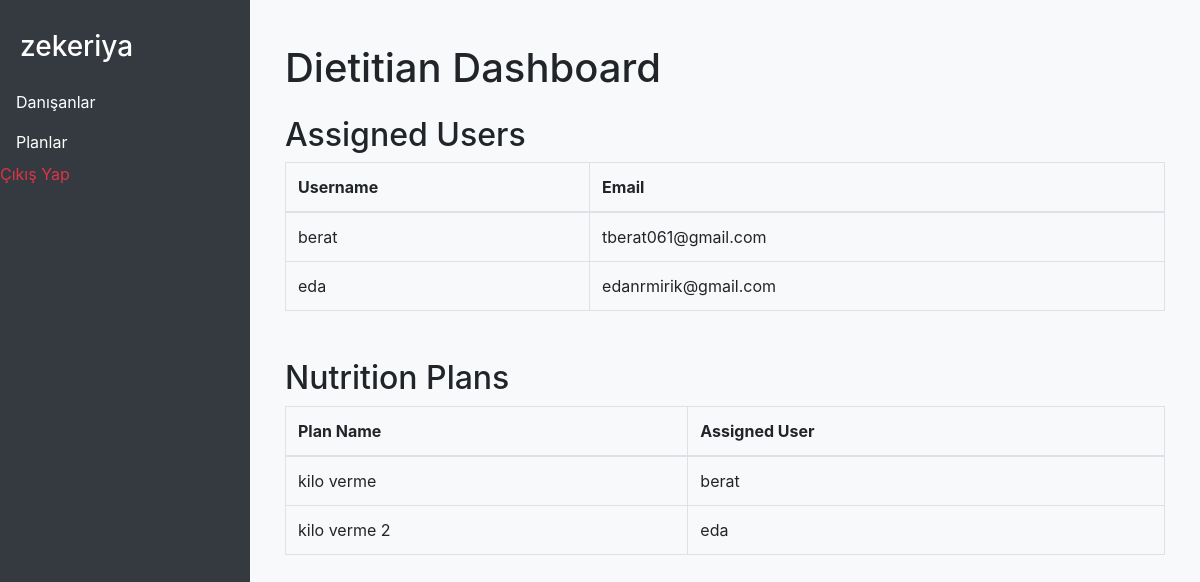
Page /home (signed in) on the earlier database version.
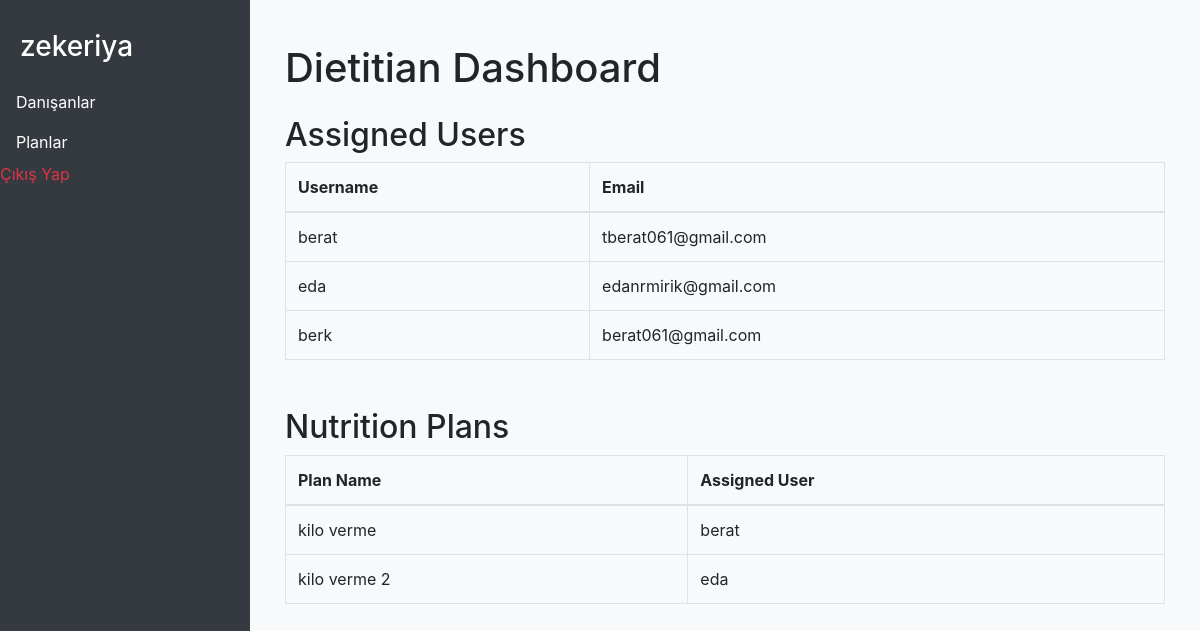
Same page on the later database version.
### app/models.py (models this page shows, shortened)
class CustomUser(AbstractUser):
    USER_TYPE_CHOICES = (
        (1, 'dietitian'),
        (2, 'client'),
    )
    GOAL_CHOICES = (
        ('gain_weight', 'Kilo Alma'),
        ('lose_weight', 'Kilo Verme'),
        ('maintain_weight', 'Form Koruma'),
    )
    user_type = models.PositiveSmallIntegerField(choices=USER_TYPE_CHOICES, null=True)
    assigned_dietitian = models.ForeignKey('self', on_delete=models.SET_NULL, null=True, blank=True, limit_choices_to={'user_type': 1})
    goal = models.CharField(max_length=20, choices=GOAL_CHOICES, null=True, blank=True)
    age = models.PositiveIntegerField(null=True, blank=True)
    weight = models.FloatField(null=True, blank=True)

class NutritionPlan(models.Model):
    dietitian = models.ForeignKey(CustomUser, on_delete=models.CASCADE, related_name='plans')
    client = models.ForeignKey(CustomUser, on_delete=models.CASCADE, related_name='nutrition_plans')
    title = models.CharField(max_length=255)
    description = models.TextField()
    created_at = models.DateTimeField(auto_now_add=True)

### app/views.py (the view, shortened to what this page needs)
# urls.py: path('home',views.home,name='home'),
@login_required
def home(request):
    if request.user.user_type == 1:  # Eğer kullanıcı bir diyetisyen ise
        assigned_users = CustomUser.objects.filter(assigned_dietitian=request.user.id)
        nutrition_plans = NutritionPlan.objects.filter(dietitian=request.user)
        context = {
            'assigned_users': assigned_users,
            'nutrition_plans': nutrition_plans,
        }
        return render(request, 'home_dietitian.html', context)
    else:
        return HttpResponse("Hoş geldiniz!")  # Eğer kullanıcı admin ya da tanımsız bir rolde ise

### app/templates/home_dietitian.html (shortened to what this page needs)
<!DOCTYPE html>
<html lang="en">
<head>
    <link href="https://stackpath.bootstrapcdn.com/bootstrap/4.5.2/css/bootstrap.min.css" rel="stylesheet">
</head>
<body>
    <div class="sidebar">
        <a href="#" style="text-decoration: none; color: #fff;"><h3 class="sidebar-heading">{{ request.user.username }}</h3></a>
        <ul class="nav flex-column">
            <li class="nav-item">
                <a class="nav-link" href="client_view">Danışanlar</a>
            </li>
            <li class="nav-item">
                <a class="nav-link" href="{% url 'assign_nutrition_plan' %}">Planlar</a>
            </li>
            <li class="nav-item">
                <a href="logout_view" class="text-danger">Çıkış Yap</a>
            </li>
        </ul>
    </div>
    <div class="content">
        <div class="container">
            <h1 class="my-4">Dietitian Dashboard</h1>
            <div id="assigned-users">
                <h2>Assigned Users</h2>
                <table class="table table-bordered">
                    <thead>
                        <tr>
                            <th>Username</th>
                            <th>Email</th>
                        </tr>
                    </thead>
                    <tbody>
                        {% for user in assigned_users %}
                        <tr>
                            <td>{{ user.username }}</td>
                            <td>{{ user.email }}</td>
                        </tr>
                        {% endfor %}
                    </tbody>
                </table>
            </div>
            <div id="nutrition-plans" class="mt-5">
                <h2>Nutrition Plans</h2>
                <table class="table table-bordered">
                    <thead>
                        <tr>
                            <th>Plan Name</th>
                            <th>Assigned User</th>
                        </tr>
                    </thead>
                    <tbody>
                        {% for plan in nutrition_plans %}
                        <tr>
                            <td>{{ plan.title }}</td>
                            <td>{{ plan.client.username }}</td>
                        </tr>
                        {% endfor %}
                    </tbody>
                </table>
            </div>
        </div>
    </div>
</body>
</html>

Differences in the rows shown:
added CustomUser: username "berk", email "berat061@gmail.com"
